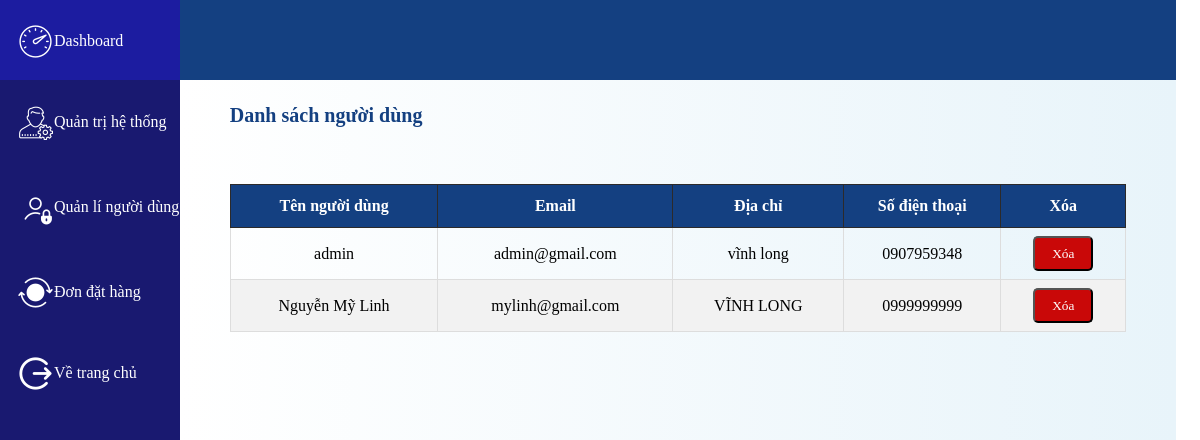
The app's page /quantri-nguoidung.php with its own data.
### tables this page shows
CREATE TABLE `nguoidung` (
  `iduser` int(11) NOT NULL,
  `email` varchar(500) NOT NULL,
  `hoten` varchar(2000) NOT NULL,
  `diachi` varchar(2000) NOT NULL,
  `sdt` varchar(20) NOT NULL
);

### xuly.php (called while the page is built, shortened)
<?php
	function executeResult($sql) {
		$conn = mysqli_connect(HOST, USERNAME, PASSWORD, DATABASE);
		$resultset = mysqli_query($conn, $sql);
		$list      = [];
		while ($row = mysqli_fetch_array($resultset, 1)) {
			$list[] = $row;
		}
		return $list;
	}
?>

### quantri-nguoidung.php (the view, shortened to what this page needs)
<?php
    require_once('xuly.php');
?>
<!DOCTYPE html>
<html lang="vi">
<head>
    <link rel="stylesheet" href="mystyle.css">
</head>
<body>
    <?php include('menu-quantri.php'); ?>
    <div class="container-admin">
        <div class="nav">
        </div>
        <div class="container">
                <div class="heding">
                   <span>Danh sách người dùng</span>
                </div>
                <table class="table_boder">
                    <thead>
                            <tr>
                                <th>Tên người dùng</th>
                                <th>Email</th>
                                <th>Địa chỉ</th>
                                <th>Số điện thoại</th>
                                <th>Xóa</th>
                            </tr>
                    </thead>
                    <tbody>
    <?php
    $sql='SELECT * FROM nguoidung';
    $nsxlist=executeResult($sql);
    foreach ($nsxlist as $std) {
        echo '
                    <tr>
                        <td>'.$std['hoten'].'</td>
                        <td>'.$std['email'].'</td>
                        <td>'.$std['diachi'].'</td>
                        <td>'.$std['sdt'].'</td>
                        <td id="xoa">
                            <button id="btn-xoa">
                                <a href="function/xoa-nguoidung.php?id='.$std['email'].'">Xóa</a>
                            </button>
                        </td>
                    </tr>';
    }
    ?>
                    </tbody>
                </table>
        </div>
</body>
</html>

### mystyle.css (style rules this page uses)
* { padding: 0; margin: 0; font-family: 'Times New Roman', Times, serif; }
.myTable td,th { border: 1px solid rgb(44, 42, 42); }
.container-admin { width: 83vw; height: 100vh; background-image: linear-gradient(to right, #0000, #e8f4fa); float: left; overflow: scroll; }
.nav { width: 83vw; height: 10vh; background-color: #144081; }
.heding { width: 90%; height: 10vh; font-size: 20px; font-weight: bold; color: #144081; margin-left: 5%; padding-top: 3vh; display: flex; justify-content: space-between; }
.table_boder { font-family: Arial, Helvetica, sans-serif; border-collapse: collapse; }
.table_boder td, .tablecss th { border: 1px solid #ddd; padding: 8px; }
.table_boder tr:nth-child(even) { background-color: #f2f2f2; }
.table_boder th { padding-top: 12px; padding-bottom: 12px; text-align: center; background-color: #144081; color: white; }
table { width: 90%; margin-left: 5%; }
td { text-align: center; }
#xoa { text-align: center; }
#btn-xoa { width: 60px; height: 35px; border-radius: 5px; background-color: rgb(201, 8, 8); }
#btn-xoa a { text-decoration: none; color: white; }
.table_boder a { text-decoration: none; color: white; }

### records on screen
nguoidung: hoten "admin", email "admin@gmail.com", diachi "vĩnh long", sdt "0907959348"
nguoidung: hoten "Nguyễn Mỹ Linh", email "mylinh@gmail.com", diachi "VĨNH LONG", sdt "0999999999"
